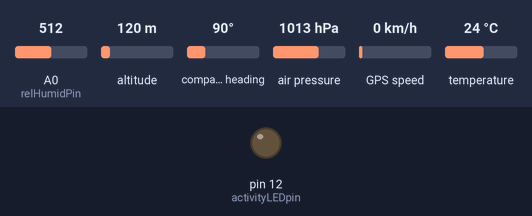
Simulated run of this sketch. Board: Arduino Uno, built with avr-gcc and run on an emulated ATmega328P. Shown: output pins drawn as LEDs (lit = HIGH). The test bench sets the inputs (shaded band); at power-on: A0 (relHumidPin) = 512, altitude 120 m, compass heading 90°, air pressure 1013 hPa, GPS speed 0 km/h, temperature 24 °C. The GPS gets a fix after 3 s at 37.7749, -122.4194 with 8 satellites; what the sketch prints to the serial monitor is not drawn.

Above: at 1.1 s.
At 4.1 s:
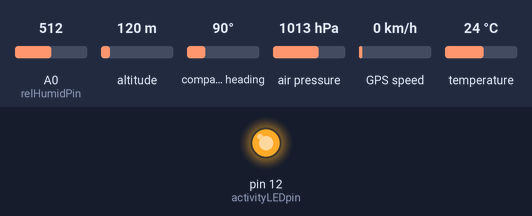
Timing chart, 0 to 5.6 s (numbered marks = the images above):
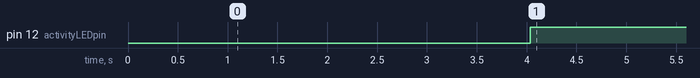

Measured:
- by itself, pin 12 (activityLEDpin): LOW → HIGH at 4.0 s

The sketch:

payload_atmos_weather.ino
```cpp
/*
 * Arduino code for the atmospheric weather payload
 *
 *
 * connections:
 *
 * GPS TX <-> Arduino GPIO 3
 * GPS RX <-> Arduino GPIO 2
 *
 * openLog RX <-> Arduino GPIO 1
 * openLog TX <-> Arduino GPIO 0
 *
 * activity LED anode : Arduino GPIO 12
 *
 * bmp 180 SCL <-> Arduino Analog 5
 * bmp 180 SDA <-> Arduino Analog 4
 *
 * hih 4030 out <-> Arduino Analog 0
 *
 * April 10, 2016
 * Joseph Galante: joseph.m.galante@nasa.gov
 *
 * based off the Adafruit GPS library
 * https://github.com/adafruit/Adafruit_GPS
 */

// set up GPS

#include <Adafruit_GPS.h>
#include <SoftwareSerial.h>
#define gpsRxPin 3 // connect pin Digital3 to the GPS unit's transmit pin
#define gpsTxPin 2 // connect pin Digital2 to the GPS unit's receive pin
SoftwareSerial mySerial = SoftwareSerial(gpsRxPin, gpsTxPin);//constructor(rxPin,txPin)
Adafruit_GPS GPS(&mySerial);
// Set GPSECHO to 'false' to turn off echoing the GPS data to the Serial console
// Set to 'true' if you want to debug and listen to the raw GPS sentences.
//#define GPSECHO  true
#define GPSECHO false
// this keeps track of whether we're using the interrupt
// off by default!
boolean usingInterrupt = false;
void useInterrupt(boolean); // Func prototype keeps Arduino 0023 happy

// set up BMP180 pressure sensor
#include <Wire.h>
#include <Adafruit_Sensor.h>
#include <Adafruit_BMP085_U.h>
Adafruit_BMP085_Unified bmp = Adafruit_BMP085_Unified(10085);

// set up HIH 4030 relative humidity sensor
#define relHumidPin 0

// set up blue activity LED
#define activityLEDpin 12 // connect pin Digital12 to the resistor and blue LED

void setup()
{

  // connect to pc/openLog at 115200 so we can write fast enough without missing GPS measurements
  Serial.begin(115200);


  // 9600 NMEA is the default baud rate for Adafruit MTK GPS's- some use 4800
  GPS.begin(9600);

  // uncomment this line to turn on RMC (recommended minimum) and GGA (fix data) including altitude
  GPS.sendCommand(PMTK_SET_NMEA_OUTPUT_RMCGGA);
  // uncomment this line to turn on only the "minimum recommended" data
  //GPS.sendCommand(PMTK_SET_NMEA_OUTPUT_RMCONLY);
  // For parsing data, we don't suggest using anything but either RMC only or RMC+GGA since
  // the parser doesn't care about other sentences at this time

  // Set the update rate
  GPS.sendCommand(PMTK_SET_NMEA_UPDATE_1HZ);   // 1 Hz update rate
  // For the parsing code to work nicely and have time to sort thru the data, and
  // print it out we don't suggest using anything higher than 1 Hz

  // Request updates on antenna status, comment out to keep quiet
  //GPS.sendCommand(PGCMD_ANTENNA);

  // the nice thing about this code is you can have a timer0 interrupt go off
  // every 1 millisecond, and read data from the GPS for you. that makes the
  // loop code a heck of a lot easier!
  useInterrupt(true);

  delay(1000);
  // Ask for firmware version
  //  mySerial.println(PMTK_Q_RELEASE);

  // set up BMP180
  bmp.begin();

  // print file header
  Serial.print("arduino_msec,gps_yr,gps_mo,gps_day,gps_hr,gps_min,gps_sec,gps_msec,");
  Serial.print("gps_fix,gps_qual,gps_num_sat,gps_latt,gps_long,gps_alt_meter,gps_speed_meter_per_sec,gps_ang_deg,");
  Serial.print("bmp_press_hPa,bmp_temp_degC,bmp_alt_meter,rel_humid_percent");
  Serial.println();

  // set up activity LED
  pinMode(activityLEDpin,OUTPUT);
}


// Interrupt is called once a millisecond, looks for any new GPS data, and stores it
SIGNAL(TIMER0_COMPA_vect) {
  char c = GPS.read();
  // if you want to debug, this is a good time to do it!
#ifdef UDR0
  if (GPSECHO)
    if (c) UDR0 = c;
    // writing direct to UDR0 is much much faster than Serial.print
    // but only one character can be written at a time.
#endif
}

void useInterrupt(boolean v) {
  if (v) {
    // Timer0 is already used for millis() - we'll just interrupt somewhere
    // in the middle and call the "Compare A" function above
    OCR0A = 0xAF;
    TIMSK0 |= _BV(OCIE0A);
    usingInterrupt = true;
  } else {
    // do not call the interrupt function COMPA anymore
    TIMSK0 &= ~_BV(OCIE0A);
    usingInterrupt = false;
  }
}

uint32_t timer = millis();

void loop()                     // run over and over again
{
  // in case you are not using the interrupt above, you'll
  // need to 'hand query' the GPS, not suggested :(
  if (! usingInterrupt) {
    // read data from the GPS in the 'main loop'
    char c = GPS.read();
    // if you want to debug, this is a good time to do it!
    if (GPSECHO)
      if (c) Serial.print(c);
  }

  // if a sentence is received, we can check the checksum, parse it...
  if (GPS.newNMEAreceived()) {
    // a tricky thing here is if we print the NMEA sentence, or data
    // we end up not listening and catching other sentences!
    // so be very wary if using OUTPUT_ALLDATA and trytng to print out data
    //Serial.println(GPS.lastNMEA());   // this also sets the newNMEAreceived() flag to false

    if (!GPS.parse(GPS.lastNMEA()))   // this also sets the newNMEAreceived() flag to false
      return;  // we can fail to parse a sentence in which case we should just wait for another
  }

  // if millis() or timer wraps around, we'll just reset it
  if (timer > millis())  timer = millis();

  // approximately every 2 seconds or so, print out the current stats
  if (millis() - timer > 2000) {
    timer = millis(); // reset the timer


    if (GPS.fix){
      // if we have a GPS fix, write out the GPS data
      // print Arduino clock's time
      Serial.print(millis(),DEC);         Serial.print(',');
      // print GPS year, month, day, hour, minute, second, millisecond
      Serial.print(GPS.year,DEC);         Serial.print(',');
      Serial.print(GPS.month,DEC);        Serial.print(',');
      Serial.print(GPS.day,DEC);          Serial.print(',');
      Serial.print(GPS.hour,DEC);         Serial.print(',');
      Serial.print(GPS.minute,DEC);       Serial.print(',');
      Serial.print(GPS.seconds,DEC);      Serial.print(',');
      Serial.print(GPS.milliseconds,DEC); Serial.print(',');
      // print fix, quality, number satellites
      Serial.print((int)GPS.fix);         Serial.print(',');
      Serial.print((int)GPS.fixquality);  Serial.print(',');
      Serial.print((int)GPS.satellites);  Serial.print(',');
      // lattitude
      Serial.print(GPS.latitudeDegrees, 4);     Serial.print(',');
      // longitude
      Serial.print(GPS.longitudeDegrees, 4);    Serial.print(',');
      // altitude
      Serial.print(GPS.altitude);               Serial.print(',');
      // speed
      Serial.print(GPS.speed);                  Serial.print(',');
      // heading
      Serial.print(GPS.angle);                  Serial.print(',');

      // get pressure, temp, and "altitude" from bmp180
      sensors_event_t event;
      bmp.getEvent(&event);
      // print pressure
      Serial.print(event.pressure);               Serial.print(',');
      // get current temp from bmp180
      float temperature;
      bmp.getTemperature(&temperature);
      Serial.print(temperature);                  Serial.print(',');
      /* Then convert the atmospheric pressure, and SLP to altitude         */
      /* Update this next line with the current SLP for better results      */
      float seaLevelPressure = SENSORS_PRESSURE_SEALEVELHPA;
      Serial.print(bmp.pressureToAltitude(seaLevelPressure,event.pressure));
      Serial.print(',');

      // get relative humidity from hih4030
      float rel_humid_adc_cnt = (float)(analogRead(relHumidPin));// output is 0-1023 adc counts (corresponding to 0 - 5 volts)
      // analog-to-digital-converter (adc) reports counts; 0 counts <-> 0 v_adc, 1023 counts <-> 5 volts
      float rel_humid_percent = -25.806452 + 0.157664*rel_humid_adc_cnt - 0.028162 * temperature + 0.000334*rel_humid_adc_cnt*temperature;
      Serial.print(rel_humid_percent);

      // new line
      Serial.print('\n');
      // light activity LED to indicate we are getting GPS fixes
      digitalWrite(activityLEDpin,HIGH);
    }else{
      // if we don't have a GPS fix, write out a bunch of zeros
      // print Arduino clock's time
      Serial.print(millis(),DEC);         Serial.print(',');
      // print year, month, day, hour, minute, second, millisecond
      Serial.print(GPS.year,DEC);         Serial.print(',');
      Serial.print(GPS.month,DEC);        Serial.print(',');
      Serial.print(GPS.day,DEC);          Serial.print(',');
      Serial.print(GPS.hour,DEC);         Serial.print(',');
      Serial.print(GPS.minute,DEC);       Serial.print(',');
      Serial.print(GPS.seconds,DEC);      Serial.print(',');
      Serial.print(GPS.milliseconds,DEC); Serial.print(',');
      // print fix, quality, number satellites
      Serial.print("0,");
      Serial.print("0,");
      Serial.print("0,");
      // lattitude
      Serial.print("0,");
      // longitude
      Serial.print("0,");
      // altitude
      Serial.print("0,");
      // speed
      Serial.print("0,");
      // heading
      Serial.print("0,");

      // get pressure, temp, and "altitude" from bmp180
      sensors_event_t event;
      bmp.getEvent(&event);
      // print pressure
      Serial.print(event.pressure);               Serial.print(',');
      // get current temp from bmp180
      float temperature;
      bmp.getTemperature(&temperature);
      Serial.print(temperature);                  Serial.print(',');
      /* Then convert the atmospheric pressure, and SLP to altitude         */
      /* Update this next line with the current SLP for better results      */
      float seaLevelPressure = SENSORS_PRESSURE_SEALEVELHPA;
      Serial.print(bmp.pressureToAltitude(seaLevelPressure,event.pressure));
      Serial.print(',');

      // get relative humidity from hih4030
      float rel_humid_adc_cnt = (float)(analogRead(relHumidPin));// output is 0-1023 adc counts (corresponding to 0 - 5 volts)
      // analog-to-digital-converter (adc) reports counts; 0 counts <-> 0 v_adc, 1023 counts <-> 5 volts
      float rel_humid_percent = -25.806452 + 0.157664*rel_humid_adc_cnt - 0.028162 * temperature + 0.000334*rel_humid_adc_cnt*temperature;
      Serial.print(rel_humid_percent);

      // new line
      Serial.print('\n');
      // turn off activity LED to indicate we aren't getting GPS fixes
      digitalWrite(activityLEDpin,LOW);
    }

  }
}
```
